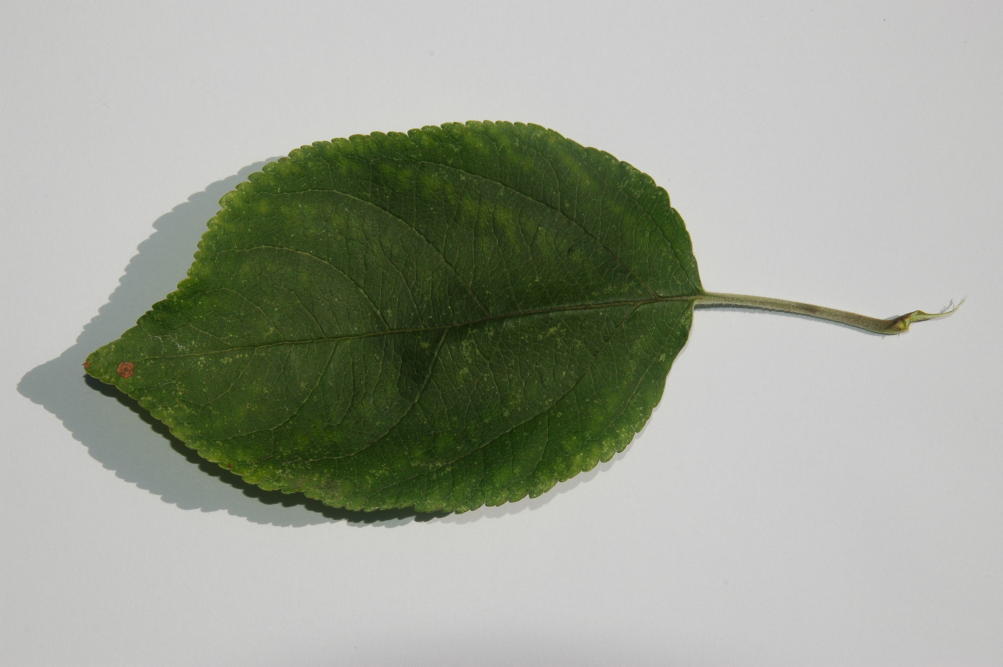
#> input picture Python/src/masterarbeit/DSC_5820.JPG, 3008 x 2000 px (shown at 1/3 size)
$ python -i texture.py   (imports and definitions only)   (older library calls are emulated)
#> lines starting #> are read from the running program, lines starting #| are printed output that depends on the picture; after the words box and inside, x2 and y2 are one past the last pixel; in counts of white or black regions, pixels touching at a corner belong together
#> further down, picture is the input picture: shape (2000, 3008, 3); mean B, G, R 151.8, 164, 159.2
### Python/src/masterarbeit/model/segmentation/helpers.py
'''
contains auxiliary functions for reading and segmenting files

(c) 2017, Christoph Franke

this file is part of the master thesis
"Computergestuetzte Identifikation von Pflanzen anhand ihrer Blattmerkmale"
'''
__author__ = "Christoph Franke"

import numpy as np
import cv2

def simple_binarize(segmented_image):
    gray = cv2.cvtColor(segmented_image, cv2.COLOR_BGR2GRAY)
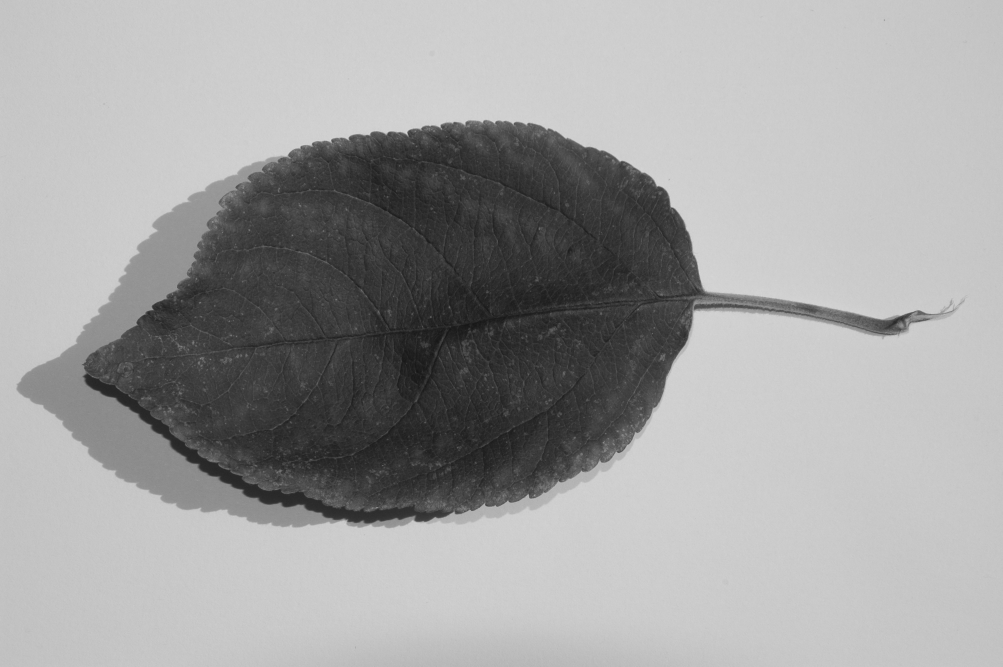
#> gray: shape (2000, 3008) (shown at 1/3 size); min 19, max 222, mean 161.2
    gray[gray >= 230] = 0
    binary = np.clip(gray, 0, 1)
#> binary: shape (2000, 3008); every value is 1
    return binary

# [96 lines left out: functions remove_small_objects, fill_holes, remove_thin_objects, mask, bounding_box, crop and 2 more, not called in this run]

### Python/src/masterarbeit/model/features/texture.py
'''
contains features to describe textures

(c) 2017, Christoph Franke

this file is part of the master thesis
"Computergestuetzte Identifikation von Pflanzen anhand ihrer Blattmerkmale"
'''
__author__ = "Christoph Franke"

from skimage.feature import local_binary_pattern
from sklearn.preprocessing import normalize
from scipy import ndimage as ndi
from skimage.filters import gabor_kernel
import numpy as np
import cv2
import itertools

from masterarbeit.model.features.feature import Feature
from masterarbeit.model.segmentation.helpers import crop
from masterarbeit.model.segmentation.helpers import simple_binarize


class LocalBinaryPattern(Feature):
    label = 'Local Binary Pattern Detection'
    radius = 3
    n_points = 8 * radius

    # [15 lines left out: function _describe, not called in this run]


class LocalBinaryPatternCenterPatch(LocalBinaryPattern):
    label = 'Local Binary Pattern Detection on extracted texture patch'
    # sufficient ratio of information in texture patch
    texture_ratio = 1.0

    # [7 lines left out: function _describe, not called in this run]


class LocalBinaryPatternPatches(LocalBinaryPattern):

    label = 'Local Binary Pattern Matrix-Patches'

    # [13 lines left out: function _describe, not called in this run]

class LeafvenationMorph(Feature):
    label = 'Leaf Veins Morphology'

    # [49 lines left out: function _describe, not called in this run]


class GaborFilterBank(Feature):
    label = 'Gabor filters'
    binary_input = False

    # [15 lines left out: function _describe, not called in this run]


class GaborFilterBankPatches(GaborFilterBank):
    label = 'Gabor filter Matrix-Patches'
    # [7 lines left out: function _describe, not called in this run]


class GaborFilterBankCenterPatch(GaborFilterBank):
    label = 'Gabor filter Center Patch'
    # [32 lines left out: functions _describe, build_gabor_filterbank, gabor_image, not called in this run]

def get_center_patch(image, texture_ratio=0.95):
    binary = simple_binarize(image)

    im2, contours, hierarchy = cv2.findContours(binary,
                                                cv2.RETR_TREE,
                                                cv2.CHAIN_APPROX_NONE)
#> contours = 1 contour; box (x1, y1, x2, y2) and area: (0, 0, 3008, 2000) 6010993
    if len(contours) == 0:
        return None
    height, width = binary.shape
#> height = 2000; width = 3008
    # there should be only one contour, if segmentation was correctly done
    contour_points = max(contours,key=len)
#> contour_points = contour of 10012 points, box (x1, y1, x2, y2) (0, 0, 3008, 2000), area 6010993
    rect = cv2.minAreaRect(contour_points)
#> rect = ((1503.5, 999.5), (1999, 3007), -90)
    box = cv2.boxPoints(rect)
#> box = [[3007, 1999], [-6.12e-14, 1999], [0, 0], [3007, 0]]
    box = np.int0(box)
#> box = [[3007, 1999], [0, 1999], [0, 0], [3007, 0]]

    # center of mass
    moments = cv2.moments(contour_points)
#> moments = moments, m00 6010993, centre m10/m00, m01/m00 = (1503.5, 999.5)
    mass_center = (int(moments['m10']/moments['m00']),
                   int(moments['m01']/moments['m00']))
#> mass_center = (1503, 999)
    #img = cv2.circle(img, mass_center, 20, (255, 0, 0), thickness=10)
    #steps['rotated bbox'] = img

    center = rect[0]
#> center = (1503.5, 999.5)
    angle = rect[2]
#> angle = -90
    if angle < -45:
        angle += 90.0
#> angle = 0

    rot = cv2.getRotationMatrix2D(mass_center, angle, 1)
#> rot = [[1, 0, 0], [0, 1, 0]]
    trans = cv2.warpAffine(image, rot, (width, height))
    #steps['trans'] = trans
    min_size = int(min(trans.shape[1], trans.shape[0]))
#> min_size = 2000
    trans[trans==255] = 0
    trans_center = (int(trans.shape[1] / 2), int(trans.shape[0] / 2))
#> trans_center = (1504, 1000)
    #cv2.circle(trans, trans_center, 20, (255, 0, 0), thickness=10)
    for scale in np.arange(0, 0.9, 0.1):
        scale = 1.0 - scale
        patch_size = int(min_size * scale)
        patch = cv2.getRectSubPix(trans, (patch_size, patch_size),
                                  trans_center)
        #steps['patch {}'.format(np.round(scale, decimals = 1))] = patch
        information_count = np.count_nonzero(patch)
        if information_count >= patch.size * texture_ratio:
            break
#> this loop made 1 pass
#> information_count on pass 1: 12000000
#> pass 1, in get_center_patch, `patch = cv2.getRectSubPix(trans, (patch_size, patch_size), trans_center)`:
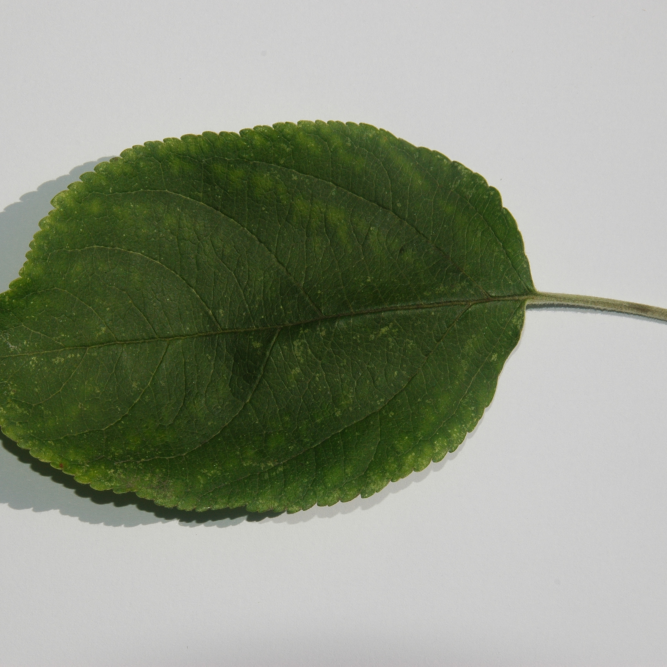
#> patch: shape (2000, 2000, 3) (shown at 1/3 size); mean B, G, R 133.4, 150.3, 143.5
    return patch

# [64 lines left out: functions get_circular_patch, get_matrix_patches, not called in this run]

>>> import cv2
>>> picture = cv2.imread('../../DSC_5820.JPG')
>>> result = get_center_patch(picture)
